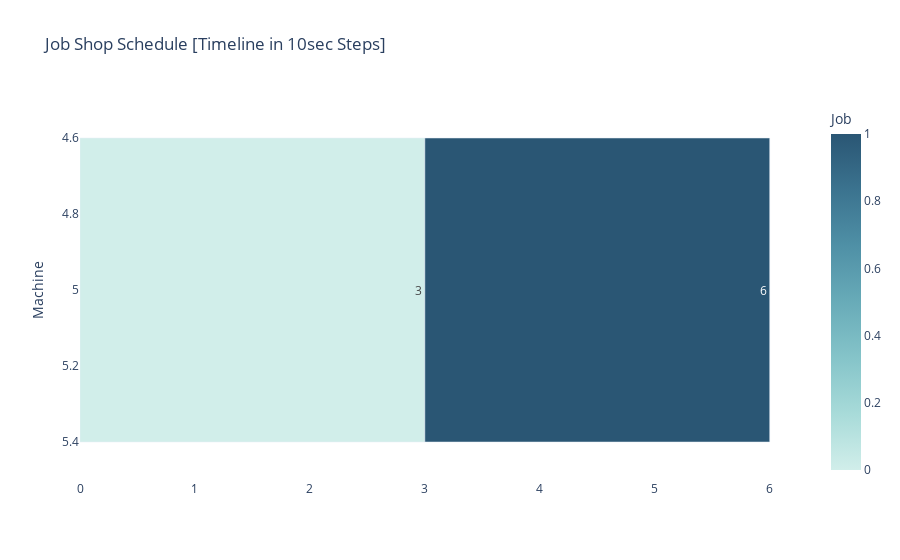

The cell this chart's notebook holds for it:
### Code cell
fig.show()

### Figure 1 — Plotly figure (JSON) as saved in the notebook; plotly's stock layout.template omitted (floating-point values rounded to 4 significant figures)
{"data": [{"alignmentgroup": "True", "base": [0, 3], "hovertemplate": "StartTime=%{base}<br>FinishTime=%{x}<br>Machine=%{y}<br>DueDate=%{text}<br>Job=%{marker.color}<extra></extra>", "legendgroup": "", "marker": {"color": [0, 1], "coloraxis": "coloraxis"}, "name": "", "offsetgroup": "", "orientation": "h", "showlegend": false, "text": [3, 6], "textposition": "auto", "type": "bar", "x": [3, 3], "xaxis": "x", "y": [5, 5], "yaxis": "y"}], "layout": {"barmode": "overlay", "coloraxis": {"colorbar": {"title": {"text": "Job"}}, "colorscale": [[0, "rgb(209, 238, 234)"], [0.1667, "rgb(168, 219, 217)"], [0.3333, "rgb(133, 196, 201)"], [0.5, "rgb(104, 171, 184)"], [0.6667, "rgb(79, 144, 166)"], [0.8333, "rgb(59, 115, 143)"], [1, "rgb(42, 86, 116)"]]}, "legend": {"tracegroupgap": 0}, "paper_bgcolor": "rgba(0, 0, 0, 0)", "plot_bgcolor": "rgba(0, 0, 0, 0)", "title": {"text": "Job Shop Schedule [Timeline in 10sec Steps]"}, "xaxis": {"anchor": "y", "domain": [0, 1], "type": "linear"}, "yaxis": {"anchor": "x", "autorange": "reversed", "domain": [0, 1], "title": {"text": "Machine"}}}}
